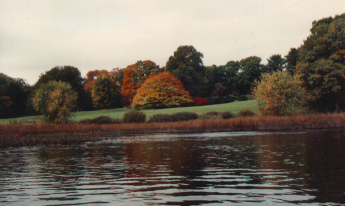
%> input picture matlab/images/autumn.tif, 345 x 206 px
$ octave --eval "result = loadImage;"   (GNU Octave 9; MATLAB toolbox functions it lacks are replaced by stand-ins)
%> lines starting %> are read from the running program, lines starting %| are printed output that depends on the picture
function [ ImageCropped ] = loadImage( preSelectedImage )
%UNTITLED Summary of this function goes here
%   Detailed explanation goes here

%% Load Image

% Only allow image selection if one is not provided
if nargin == 0
    % Manual Image Selection
    path = strcat( fileparts(pwd), '\images');
    [filename,filepath] = uigetfile(fullfile(path , '*'), 'Select an Image');
%> the answer given: ../images/autumn.tif

    % Auto Image Selection
    % filepath = 'C:\Users\Ben\Desktop\ECE6254\FinalProject\code\images\';
    % filename = 'autumn.tif';

    fprintf('Loading Input Image: %s \n', filename);
    [ Image map ] = imread( strcat(filepath, filename) );
%> Image is the input picture: size 206x345x3 uint8; mean R, G, B 119.7, 110.2, 98.9
%> map = []
else

    fprintf('Loading Input Image: %s \n', preSelectedImage);
    [ Image map ] = imread( preSelectedImage );

end

%% Pre-Processing
% Generic processing techniques for converting input images into an
% expected format. This is done to aid the algorithms at the beggining of
% development.
fprintf('Pre-Processing Image... \n');

% Handle Different Image Types
% Converts Tiff images which are uint8 inputs to Matlab into their RGB
% counterparts.
if ~isempty(map)
    Image = ind2rgb(Image, map);

    % Convert to 16 bits which helps reduce quantization errors when
    % compared to an 8 bit image.
    Image = im2uint8(Image);
end

% Convert to Gray Scale
% Some of the input images are not in monochrome gray scale. This function
% below converts the images to the expected format.
ImageClass    = class( Image );
%> ImageClass = 'uint8'
[ Y, X, Z ]   = size( Image );
%> Y = 206; X = 345; Z = 3

if strcmp(ImageClass, 'double') || Z ~= 1
    Image = rgb2gray( Image );
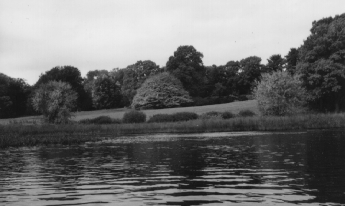
%> Image: size 206x345 uint8; min 19, max 239, mean 111.7
end

% Store Current Class Type and Convert to Double Precision. This is done to
% genericize processing against a single image format.
ImageClass    = class( Image );
ImageOriginal = Image;
Image         =  cast( Image, 'double' );
%> Image: size 206x345 double

% Need to resize the image if it is too big. Large images increase the
% complexity of synthetic scenes. For now, just reduce the size and focus
% on the processing, we can remove this later.

Image = imresize(Image, [480,320]);
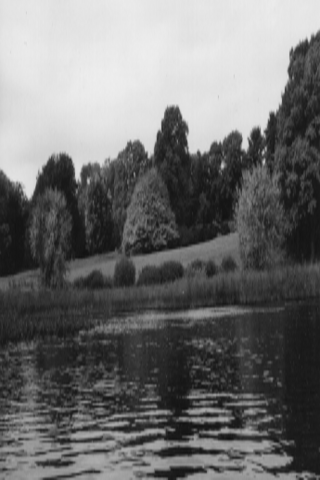
%> Image: size 480x320 double; min 17.53, max 238.9, mean 111.7

% Crop to a square image.
% Cropping the image to a square is done to improve the PSD estimation and
% generation. The PSD estimation uses the FFT for spatial frequency
% estimations and to reduce complexity, a square image is used.
[ Y, X ] = size( Image );
%> Y = 480; X = 320
dimDiff  = abs(Y-X);
%> dimDiff = 160

if Y > X                                                           	% More rows than columns
  if ~mod(dimDiff,2)                                               	% Even difference
    Image = Image(dimDiff/2+1:end-dimDiff/2, :);                  	% Pad columns to match dimensions
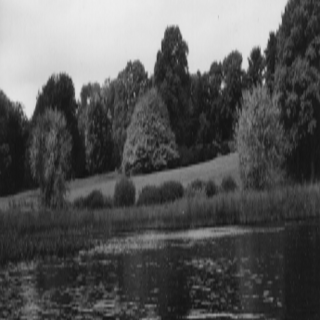
%> Image: size 320x320 double; min 18.42, max 238.7, mean 88.3
  else                                                             	% Odd difference
    Image = Image(floor(dimDiff/2)+1:floor(end-dimDiff/2), :);
  end
elseif Y < X                                                       	% More columns than rows
  if ~mod(dimDiff,2)                                               	% Even difference
    Image = Image(:, dimDiff/2+1:end-dimDiff/2);                    % Pad rows to match dimensions
  else
    Image = Image(:, floor(dimDiff/2)+1:floor(end-dimDiff/2));      % Pad rows to match dimensions
  end
end

ImageCropped = Image;

end

$ run again, with matlab/images/canoe.tif copied over matlab/images/autumn.tif
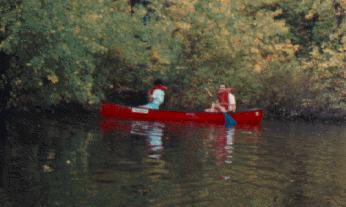
%> input picture matlab/images/canoe.tif, 346 x 207 px
%> in loadImage, `[ Image map ] = imread( strcat(filepath, filename) );`:
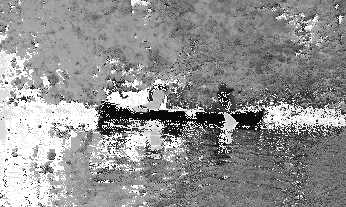
%> Image: size 207x346 uint8; min 7, max 255, mean 145.5
%> map = 256 rows, first 12: [1 1 1; 1 1 0; 1 0 1; 1 0 0; 0 1 1; 0 1 0; 0 0 1; 0 0 0; 0.518 0 0; 0.451 0 0; 0.388 0 0; 0.549 0.0627 0.0627]
%> in loadImage, `Image = Image(dimDiff/2+1:end-dimDiff/2, :);`:
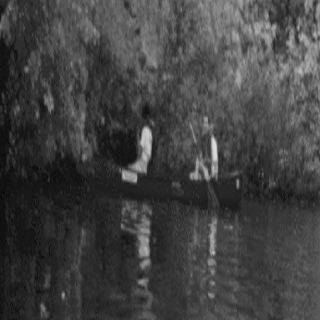
%> Image: size 320x320 double; min 3.3, max 222.2, mean 65.8

$ run again, with matlab/images/forest.tif copied over matlab/images/autumn.tif
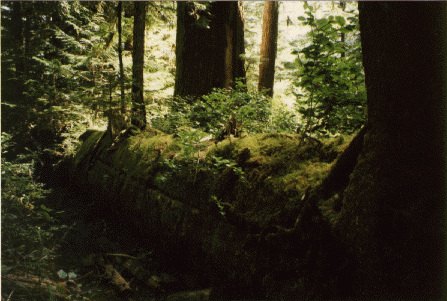
%> input picture matlab/images/forest.tif, 447 x 301 px
%> in loadImage, `[ Image map ] = imread( strcat(filepath, filename) );`:
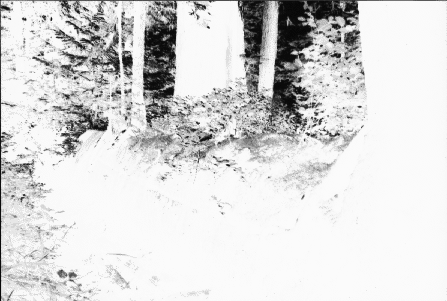
%> Image: size 301x447 uint8; min 6, max 251, mean 217.9
%> map = 256 rows, first 12: [1 1 1; 0 1 1; 1 0 1; 0 0 1; 1 0.969 0.969; 0.969 0.937 0.937; 1 1 0.871; 0.969 0.937 0.871; 0.937 0.906 0.871; 0.906 0.839 0.871; 0.906 0.839 0.839; 0.937 0.906 0.808]
%> in loadImage, `Image = Image(dimDiff/2+1:end-dimDiff/2, :);`:
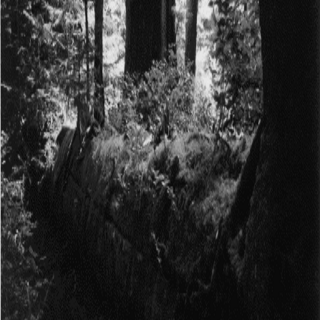
%> Image: size 320x320 double; min 6.59, max 234.3, mean 48.3

$ run again, with matlab/images/m83.tif copied over matlab/images/autumn.tif
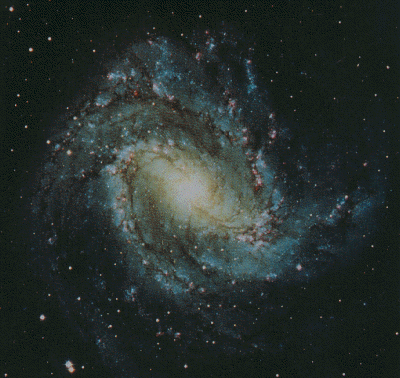
%> input picture matlab/images/m83.tif, 400 x 378 px
%> in loadImage, `[ Image map ] = imread( strcat(filepath, filename) );`:
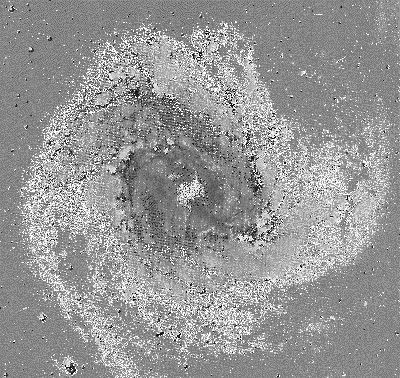
%> Image: size 378x400 uint8; min 8, max 255, mean 149.9
%> map = 256 rows, first 12: [1 1 1; 1 1 0; 1 0 1; 1 0 0; 0 1 1; 0 1 0; 0 0 1; 0 0 0; 0.42 0.192 0.192; 0.482 0.259 0.259; 0.322 0.192 0.192; 0.259 0.161 0.161]
%> in loadImage, `Image = Image(dimDiff/2+1:end-dimDiff/2, :);`:
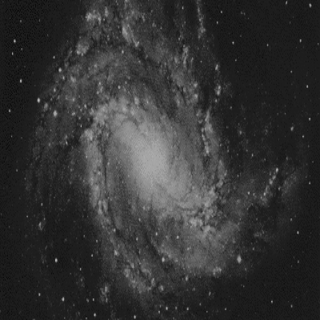
%> Image: size 320x320 double; min 10.84, max 190.2, mean 52.3
